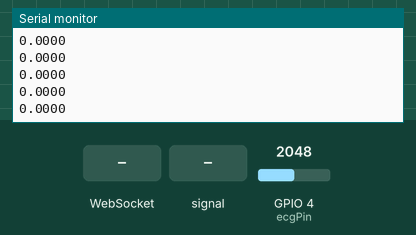
A sketch run on a simulated ESP32-S3. On the bench: the last lines printed to the serial monitor. Inputs (shaded band) come from the test bench; at power-on: GPIO 4 (ecgPin) = 2048 (analog values on the 0–4095 scale). WiFi joins after 1.5 s; servers stay silent unless stated.

Above: at 3.7 s.
3.8 s: WebSocket text "1" received
5.3 s: GPIO 4 (ecgPin) fed a 200 Hz sine of ±327 counts around its level
At 6.1 s:
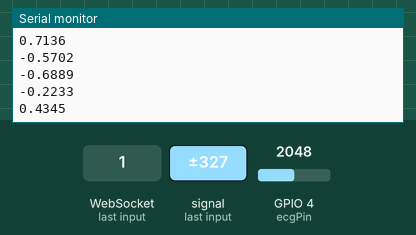
6.8 s: GPIO 4 (ecgPin) set to 2866
At 7.4 s:
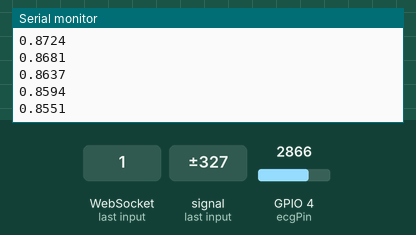
8.3 s: GPIO 4 (ecgPin) fed a 1000 Hz sine of ±1023 counts around its level
9.8 s: GPIO 4 (ecgPin) set to 3603
At 10.4 s:
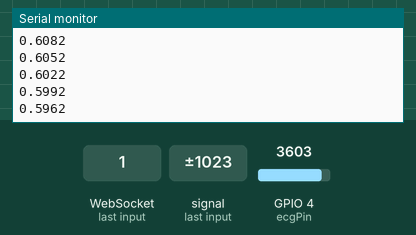
Timing chart, 0 to 12.3 s (numbered marks = the images above; inputs shaded):
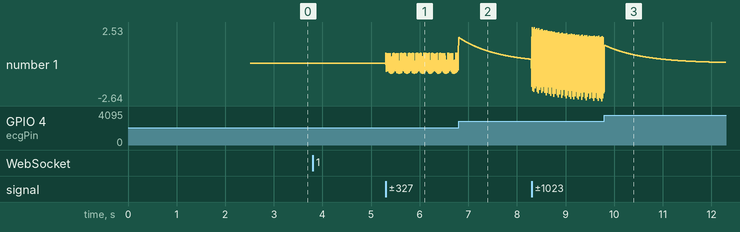

Measured:
- after the input at 5.3 s, the serial monitor: prints a new line at once (image 1)
- plotted number 1: 0 → 0.68 after the input at 5.3 s

The sketch:

esp32_ecg_client.ino
```cpp
// ==============================================================================
// ESP32 High-Performance ECG WebSocket Client for Clinical Telemetry
// ==============================================================================

#include <WiFi.h>
#include <WiFiMulti.h>
#include <WebSocketsClient.h>

// --- 1. MULTIPLE SAVED WI-FI NETWORKS ---
// Connects automatically to whichever network has the strongest signal!
struct WiFiCredential {
  const char* ssid;
  const char* pass;
};

const WiFiCredential KNOWN_NETWORKS[] = {
  {"JioFiber-DILIP", "air90000"},
  {"om", "12345678"},
  {"om", "7020344293"},
  {"MobileHotspot", "12345678"}
};
constexpr size_t NUM_NETWORKS = sizeof(KNOWN_NETWORKS) / sizeof(KNOWN_NETWORKS[0]);

// --- 2. VERIFIED RASPBERRY PI WEBSOCKET SERVER ---
const char* websocket_server_host = "192.168.29.237"; // Raspberry Pi 5 IP
const uint16_t websocket_server_port = 8080;          // Server Port

// --- 3. HARDWARE PINOUT & SAMPLING ---
const int ecgPin = 4; // AD8232 OUTPUT -> GPIO 4 (ADC1_CH3)
const int loPlusPin = 5; // AD8232 LO+ -> GPIO 5
const int loMinusPin = 6; // AD8232 LO- -> GPIO 6

constexpr uint32_t SAMPLE_INTERVAL_US = 4000; // 250 Hz (1,000,000 us / 250)
constexpr int BATCH_SIZE = 50;                // Send packet every 200ms for smooth live wave

// Set to 1 to enable USB Serial Plotter output (115200 baud)
#define ENABLE_SERIAL_PLOTTER 1

// --- GLOBALS ---
WiFiMulti wifiMulti;
WebSocketsClient webSocket;
int ecgBuffer[BATCH_SIZE];
int bufferIndex = 0;
uint32_t lastSampleMicros = 0;
float dcBaseline = 2048.0f;

void webSocketEvent(WStype_t type, uint8_t * payload, size_t length) {
  switch(type) {
    case WStype_DISCONNECTED:
      Serial.println("[WS] Disconnected from server!");
      break;
    case WStype_CONNECTED:
      Serial.println("[WS] >>> CONNECTED TO RASPBERRY PI TELEMETRY SERVER! <<<");
      break;
    case WStype_TEXT:
      // Feedback or commands from server
      break;
  }
}

void setup() {
  Serial.begin(115200);
  delay(1000);
  Serial.println("\n=== AD8232 High-Performance WebSocket Telemetry ===");

  // Configure Hardware Pins
  pinMode(ecgPin, INPUT);
  pinMode(loPlusPin, INPUT);
  pinMode(loMinusPin, INPUT);
  analogReadResolution(12);
  analogSetPinAttenuation(ecgPin, ADC_11db);

  // Disable Wi-Fi power-save to prevent RF noise on the analog 3.3V rail
  WiFi.mode(WIFI_STA);
  WiFi.setSleep(false);

  for (size_t i = 0; i < NUM_NETWORKS; i++) {
    wifiMulti.addAP(KNOWN_NETWORKS[i].ssid, KNOWN_NETWORKS[i].pass);
  }

  Serial.println("[Wi-Fi] Scanning and connecting to saved networks...");
  uint32_t t0 = millis();
  while (wifiMulti.run() != WL_CONNECTED && millis() - t0 < 15000) {
    delay(250);
    Serial.print(".");
  }
  Serial.println();

  if (WiFi.status() == WL_CONNECTED) {
    Serial.printf("[Wi-Fi] Connected to '%s'! ESP32 IP: %s\n",
                  WiFi.SSID().c_str(), WiFi.localIP().toString().c_str());
  } else {
    Serial.println("[Wi-Fi] Timeout — running in local Serial Plotter mode.");
  }

  // Connect to Raspberry Pi WebSocket Server
  Serial.printf("[WS] Connecting to ws://%s:%d/ws ...\n", websocket_server_host, websocket_server_port);
  webSocket.begin(websocket_server_host, websocket_server_port, "/ws");
  webSocket.onEvent(webSocketEvent);
  webSocket.setReconnectInterval(2000);

  lastSampleMicros = micros();
  Serial.println("[Init] Setup complete! Starting 250 Hz sampling...\n");
}

void sendECGBatch() {
  // Construct JSON batch: {"signal":[...]}
  String jsonStr;
  jsonStr.reserve(400);
  jsonStr = "{\"signal\":[";
  for (int i = 0; i < BATCH_SIZE; i++) {
    jsonStr += ecgBuffer[i];
    if (i < BATCH_SIZE - 1) {
      jsonStr += ",";
    }
  }
  jsonStr += "]}";

  if (webSocket.isConnected()) {
    webSocket.sendTXT(jsonStr);
  }
}

void loop() {
  webSocket.loop();

  // Maintain Wi-Fi connection
  if (WiFi.status() != WL_CONNECTED) {
    wifiMulti.run();
  }

  uint32_t now = micros();
  // Exact 250 Hz sample clock (every 4000 microseconds)
  if (now - lastSampleMicros >= SAMPLE_INTERVAL_US) {
    lastSampleMicros += SAMPLE_INTERVAL_US;

    int rawAdc = analogRead(ecgPin);

#if ENABLE_SERIAL_PLOTTER
    // Subtract DC baseline for local Serial Plotter display (-1.5 to +1.5 mV)
    dcBaseline = (0.995f * dcBaseline) + (0.005f * (float)rawAdc);
    float normalizedMv = ((float)rawAdc - dcBaseline) / 450.0f;
    Serial.println(normalizedMv, 4);
#endif

    // Store raw 12-bit ADC value into telemetry batch
    ecgBuffer[bufferIndex++] = rawAdc;

    // Send batch of 50 samples (every 200ms) to server
    if (bufferIndex >= BATCH_SIZE) {
      bufferIndex = 0;
      sendECGBatch();
    }
  }
}
```
